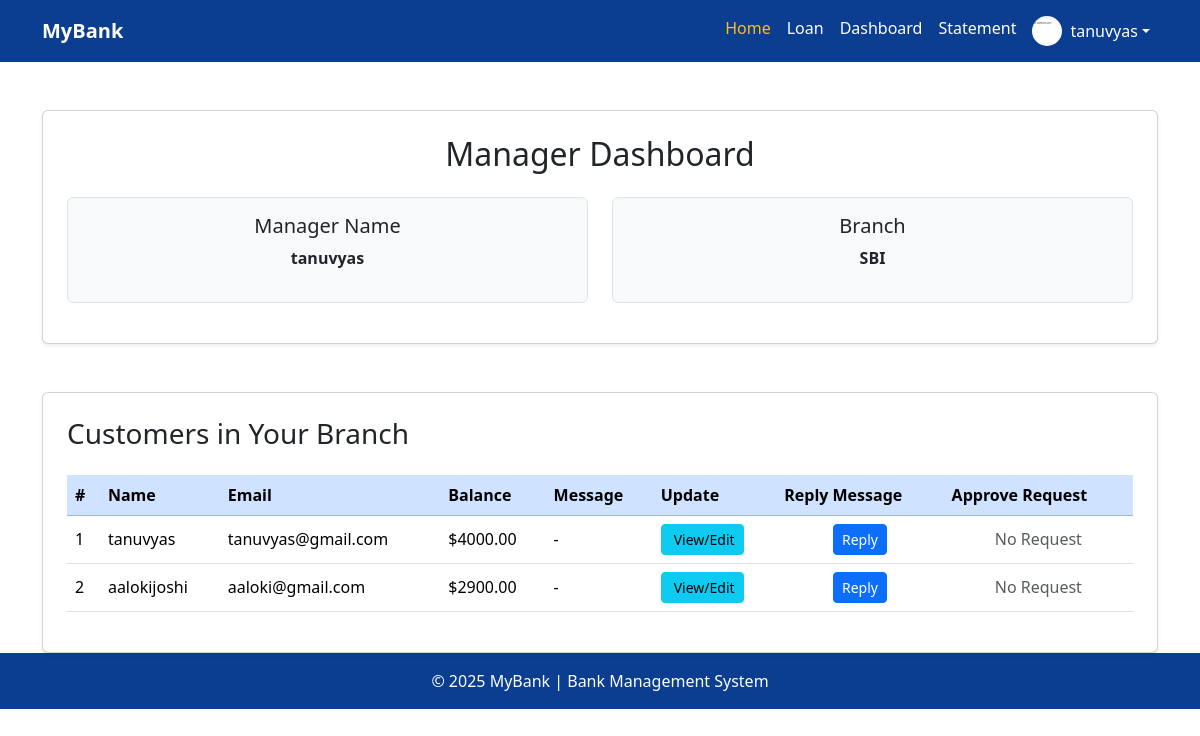
The page /dashboard/manager/ (signed in) on the database its author committed.
### accounts/models.py (models this page shows, shortened)
class Profile(models.Model):
    user = models.OneToOneField(User, on_delete=models.CASCADE)
    role = models.CharField(max_length=10, choices=(
        ('admin','Admin'),
        ('manager','Manager'),
        ('customer','Customer'),
    ),
    default='customer')
    branch = models.ForeignKey(
        Branch,
        on_delete=models.SET_NULL,
        null=True,
        blank=True
    )
    message = models.TextField(blank=True, null=True)
    balance = models.DecimalField(max_digits=10, decimal_places=2, default=0.00)
    reply = models.TextField(blank=True, null=True)
    upi_id = models.CharField(max_length=100, blank=True, null=True)
    image = models.ImageField(upload_to='profile_pics/', default='default_profile.png', blank=True)
    disable_request = models.BooleanField(default=False)
    disable_approved = models.BooleanField(default=False)

### branches/models.py (models this page shows, shortened)
class Branch(models.Model):
    name = models.CharField(max_length=100)
    city = models.CharField(max_length=100)

### branches/views.py (the view)
# urls.py: path('dashboard/manager/', views.manager_dash, name='manager_dash'),
@login_required
def manager_dash(request):
    profile = Profile.objects.get(user=request.user)
    manager_branch = profile.branch
    customers = Profile.objects.filter(branch=manager_branch, role='customer')
    context = {
        'manager_branch': manager_branch,
        'customers': customers,
    }
    return render(request, 'manager/manager_dashboard.html', context)

### templates/manager/manager_dashboard.html (shortened to what this page needs)
{% extends 'base.html' %} {% load static %} {% block content %}
<div class="container mt-5">
  <div class="card shadow-sm p-4 mb-5">
    <h2 class="card-title text-center mb-4">Manager Dashboard</h2>
    <div class="row text-center">
      <div class="col-md-6 mb-3">
        <div class="p-3 border rounded bg-light">
          <h5>Manager Name</h5>
          <p class="fw-bold">{{ user.username }}</p>
        </div>
      </div>
      <div class="col-md-6 mb-3">
        <div class="p-3 border rounded bg-light">
          <h5>Branch</h5>
          <p class="fw-bold">
            {{ manager_branch.name|default:"No branch assigned" }}
          </p>
        </div>
      </div>
    </div>
  </div>
  <div class="card shadow-sm p-4">
    <h3 class="card-title mb-4">Customers in Your Branch</h3>
    {% if customers %}
    <div class="table-responsive">
      <table class="table table-hover align-middle">
        <thead class="table-primary">
          <tr>
            <th>#</th>
            <th>Name</th>
            <th>Email</th>
            <th>Balance</th>
            <th>Message</th>
            <th>Update</th>
            <th>Reply Message</th>
            <th>Approve Request</th>
          </tr>
        </thead>
        <tbody>
          {% for customer in customers %}
          <tr>
            <td>{{ forloop.counter }}</td>
            <td>
              {{ customer.user.get_full_name|default:customer.user.username }}
            </td>
            <td>{{ customer.user.email }}</td>
            <td>${{ customer.balance|floatformat:2 }}</td>
            <td>{{ customer.message|default:"-" }}</td>
            <td>
              <a
                href="{% url 'edit_balance' customer.id %}"
                class="btn btn-sm btn-info"
              >
                View/Edit
              </a>
            </td>
            <td class="text-center">
              {% if customer.reply %}
              <img
                src="{% static 'images/tick.jpg' %}"
                alt="Replied"
                width="20"
                height="20"
              />
              {% else %}
              <a
                href="{% url 'reply' customer.id %}"
                class="btn btn-sm btn-primary"
                >Reply</a
              >
              {% endif %}
            </td>
            <td class="text-center">
              {% if customer.disable_request %}
              <a
                href="{% url 'approve_disable_account' customer.id %}"
                class="btn btn-sm btn-danger"
                onclick="
                  return confirm(
                    'Are you sure you want to approve and delete this customer?',
                  );
                "
              >
                Approve
              </a>
              {% else %}
              <span class="text-muted">No Request</span>
              {% endif %}
            </td>
          </tr>
          {% endfor %}
        </tbody>
      </table>
    </div>
    {% else %}
    <p class="text-center text-muted">No customers found in your branch.</p>
    {% endif %}
  </div>
</div>
{% endblock %}

### templates/base.html (shortened to what this page needs)
{% load static %}
<!DOCTYPE html>
<html lang="en">
  <head>
    <link
      href="https://cdn.jsdelivr.net/npm/bootstrap@5.3.2/dist/css/bootstrap.min.css"
      rel="stylesheet"
    />
  </head>
  <body>
    <nav class="navbar navbar-expand-lg navbar-dark">
      <div class="container">
        <a class="navbar-brand fw-bold" href="{% url 'home' %}">MyBank</a>
        <div class="collapse navbar-collapse" id="navbarNav">
          <ul class="navbar-nav ms-auto">
            <li class="nav-item">
              <a class="nav-link active" href="{% url 'home' %}">Home</a>
            </li>
            <li class="nav-item">
              <a class="nav-link" href="{% url 'home_loan' %}">Loan</a>
            </li>
            {% if user.is_authenticated %}
            <li class="nav-item">
              <a class="nav-link" href="{% url 'open_accounts' %}">Dashboard</a>
            </li>
            {% if user.profile.role == 'customer' %}
            <li class="nav-item">
              <a class="nav-link" href="{% url 'customer_statement' %}"
                >Statement</a
              >
            </li>
            {% endif %} {% endif %}
            {% if user.is_authenticated %}
            <li class="nav-item dropdown">
              <a
                class="nav-link dropdown-toggle d-flex align-items-center"
                href="#"
                id="userDropdown"
                role="button"
                data-bs-toggle="dropdown"
              >
                {% if user.profile.image %}
                <img
                  src="{{ user.profile.image.url }}"
                  alt="Profile Image"
                  class="rounded-circle me-2 profile-img"
                />
                {% else %}
                <img
                  src="{% static 'profile_pics/default.png' %}"
                  alt="Default Profile"
                  class="rounded-circle me-2 profile-img"
                />
                {% endif %} {{ user.username }}
              </a>
            </li>
            {% endif %}
          </ul>
        </div>
      </div>
    </nav>
    {% block content %}{% endblock %}
    <footer class="text-center py-3">
      <p class="mb-0">© 2025 MyBank | Bank Management System</p>
    </footer>
  </body>
</html>

### templates/base.html (style rules this page uses)
body { font-family: "Segoe UI", sans-serif; }
footer { background-color: #0b3d91; color: white; }
.navbar { background-color: #0b3d91; }
.navbar .nav-link, .navbar .navbar-brand { color: #ffffff; }
.navbar .nav-link:hover, .navbar .nav-link.active { color: #ffc107; }
.profile-img { width: 30px; height: 30px; object-fit: cover; }

### rows shown on the page
Branch: name "SBI"
Profile: user.get_full_name "tanuvyas", user.email "tanuvyas@gmail.com", balance "4000.00", message "-", reply "Reply", disable_request "No Request"
Profile: user.get_full_name "aalokijoshi", user.email "aaloki@gmail.com", balance "2900.00", message "-", shows "Reply", disable_request "No Request"

### other values the page prints
{{ user.username }} "tanuvyas"
